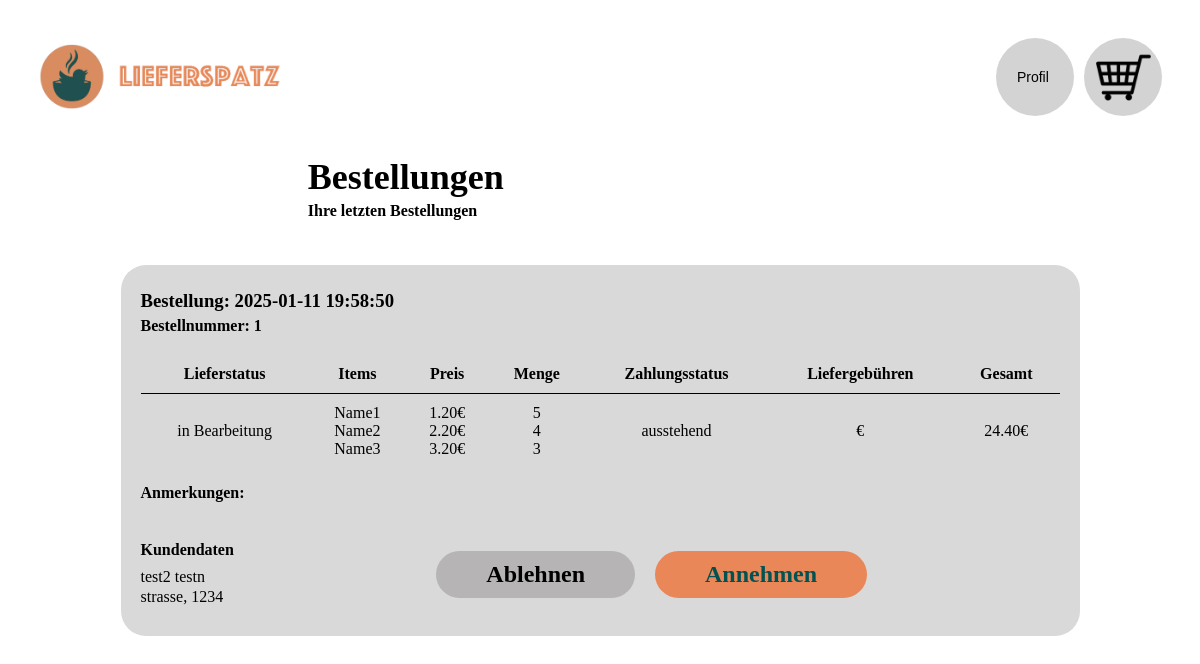
The app's page /bestellansichtResto (signed in), older data.
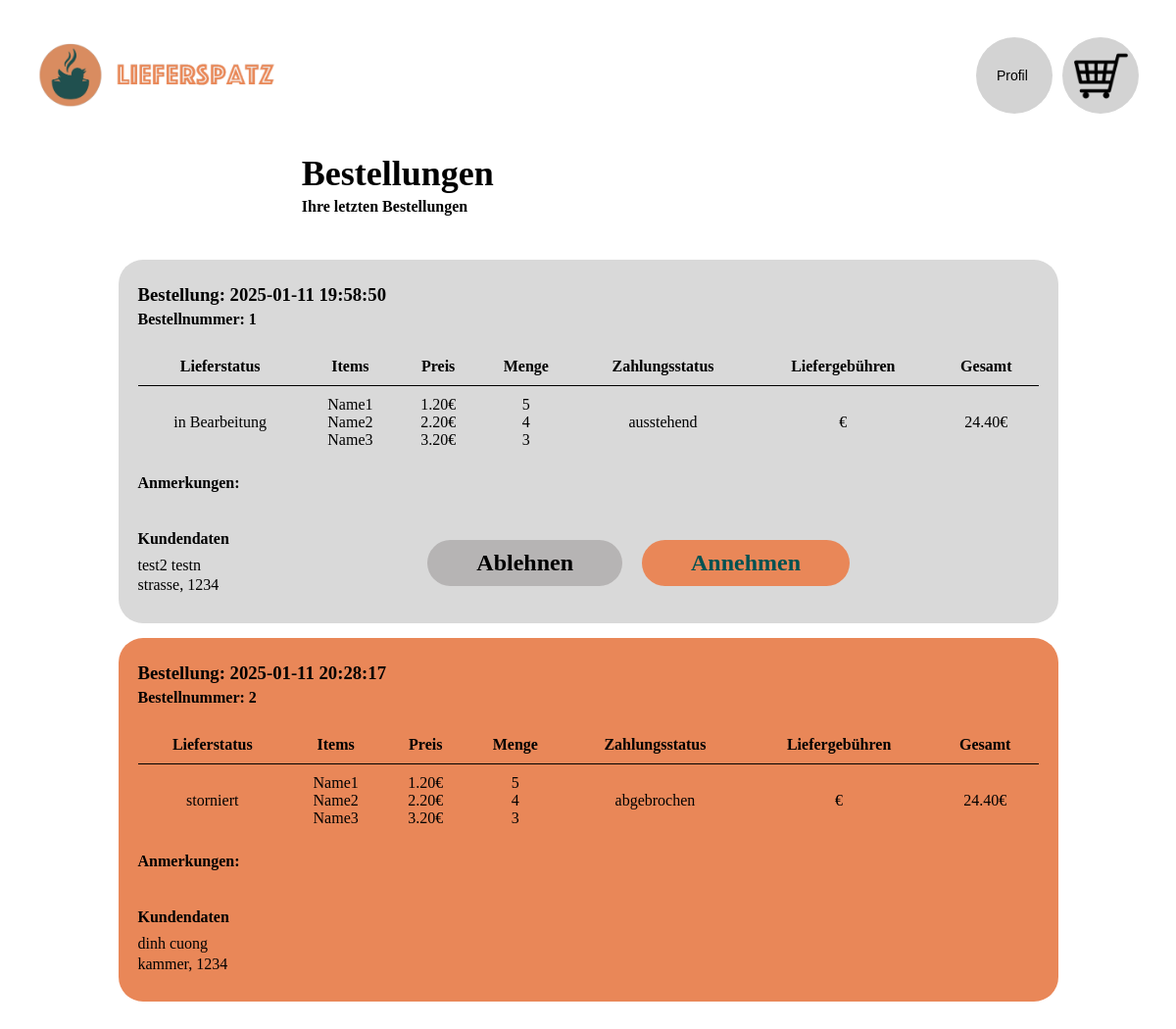
The same page, newer data.
### app.py (models this page shows)
class Orders(db.Model):
    time = db.Column(DateTime, default=lambda: datetime.now().replace(microsecond=0))
    id = db.Column(db.Integer, primary_key=True)
    lieferstatus = db.Column(db.String(50), nullable=False, default = "in Bearbeitung")
    items = db.Column(db.Text, nullable=False)
    preis = db.Column(db.Float, nullable=False)
    zahlungsstatus = db.Column(db.String(50), nullable=False, default = "ausstehend")
    name = db.Column(db.Text, nullable=False)
    adresse = db.Column(db.Text, nullable=False)
    kunde_id = db.Column(db.Integer, nullable=False)
    resto_id = db.Column(db.Integer, nullable=False)
    anmerkungen = db.Column(db.Text, nullable = True)
    postleitzahl = db.Column(db.Text, nullable=False)

### app.py (the view)
@app.route('/bestellansichtResto', methods =["GET", "POST"])
def bestellansichtResto():
    if 'user' not in session or session['user']['type'] != 'Resto':
        return redirect(url_for('login'))
    resto_id = session['user']['id']
    orders = Orders.query.filter_by(resto_id=resto_id).order_by(
        db.case({"in Bearbeitung": 1, "in Zubereitung": 1, "abgeschlossen": 2, "storniert": 2},
                value=Orders.lieferstatus),
        Orders.time.desc()
    ).all()
    return render_template('resto_Bestellansicht.html', orders=orders, json=json)

### templates/resto_Bestellansicht.html (shortened to what this page needs)
<!DOCTYPE html>
<html lang="en">
<head>
</head>
<body>
    <header>
        <img src="{{ url_for('static', filename='images/logo.png') }}" alt="Logo">
        <div class="right-header">
            <button type="button" class="btn profile">Profil</button>
            <button type="button" class="btn warenkorb"></button>
        </div>
    </header>
    <header2>
        <h1><b>Bestellungen</b></h1>
        <h2><b>Ihre letzten Bestellungen</b></h2>
    </header2>
    {% for order in orders %}
    <div class="box" data-status="{{ order.lieferstatus }}">
        <h3>Bestellung: {{ order.time }}</h3>
        <h4>Bestellnummer: {{ order.id }}</h4>
        <table>
            <thead>
                <tr>
                    <th>Lieferstatus</th>
                    <th>Items</th>
                    <th>Preis</th>
                    <th>Menge</th>
                    <th>Zahlungsstatus</th>
                    <th>Liefergebühren</th>
                    <th>Gesamt</th>
                </tr>
            </thead>
            <tbody>
                <tr>
                    <td>{{ order.lieferstatus }}</td>
                    <td> {% for item in json.loads(order.items) %}
                        {{ item.name }}<br>
                      {% endfor %}</td>
                    <td>{% for item in json.loads(order.items) %}
                        {{"%.2f"|format(item.price)}}€<br>
                      {% endfor %}</td>
                    <td> {% for item in json.loads(order.items) %}
                        {{ item.amount }}<br>
                      {% endfor %}</td>
                    <td>{{ order.zahlungsstatus }}</td>
                    <td>{{ order.liefergebuehren }}€</td>
                    <td>{{ "%.2f"|format(order.preis) }}€</td>
                </tr>
            </tbody>
        </table>
        <div class="comment-section">
            <p><b>Anmerkungen: </b>{{ order.anmerkungen }}<p>
        </div>
        <div class="customer-and-buttons">
            <div class="customer-data">
                <h2><b>Kundendaten</b></h2>
                <p> {{ order.name }} </p>
                <p> {{ order.adresse }}, {{order.postleitzahl}} </p>
            </div>
            <div class="buttons">
                <form method="POST" action="{{ url_for('decline_order', order_id=order.id) }}">
                    <button class="ablehnen", type="submit"><b>Ablehnen</b></button>
                </form>
                <form method="POST" action="{{ url_for('accept_order', order_id=order.id) }}">
                    <button class="annehmen",type="submit"><b>Annehmen</b></button>
                </form> </div>
            </div>
        </div>
    {% endfor %}
</html>

Row changes from the older to the newer data that the page shows:
added Orders: time "2025-01-11 20:28:17", id "2", lieferstatus "storniert", name "Name1" "Name2" "Name3", price "1.20" "2.20" "3.20", amount "5" "4" "3", zahlungsstatus "abgebrochen", preis "24.40", name "dinh cuong", adresse "kammer", postleitzahl "1234"
